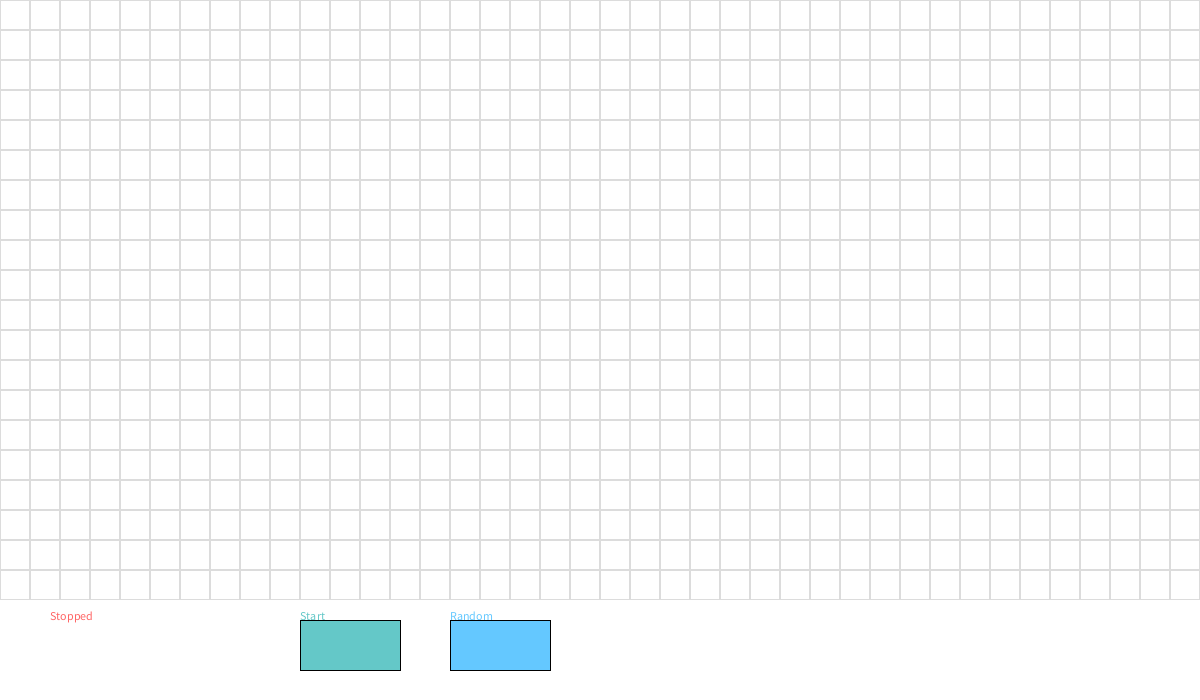
Frame 1 (no input)
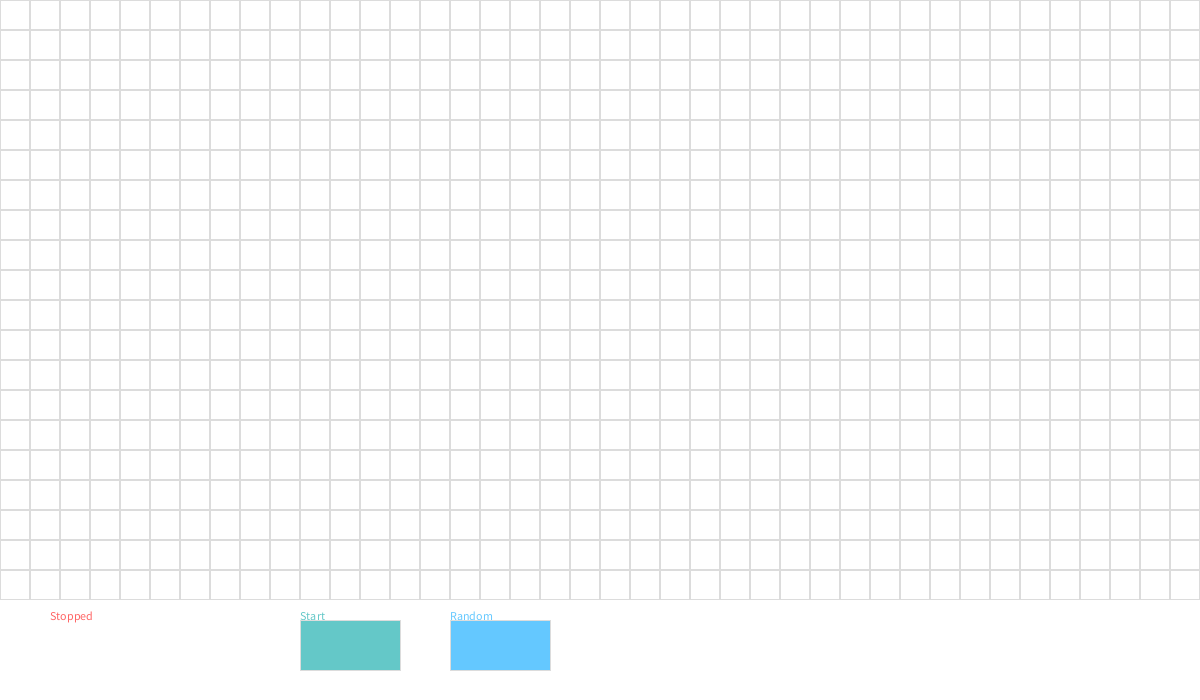
Frame 60 (the mouse pressed at the canvas centre just before this capture)
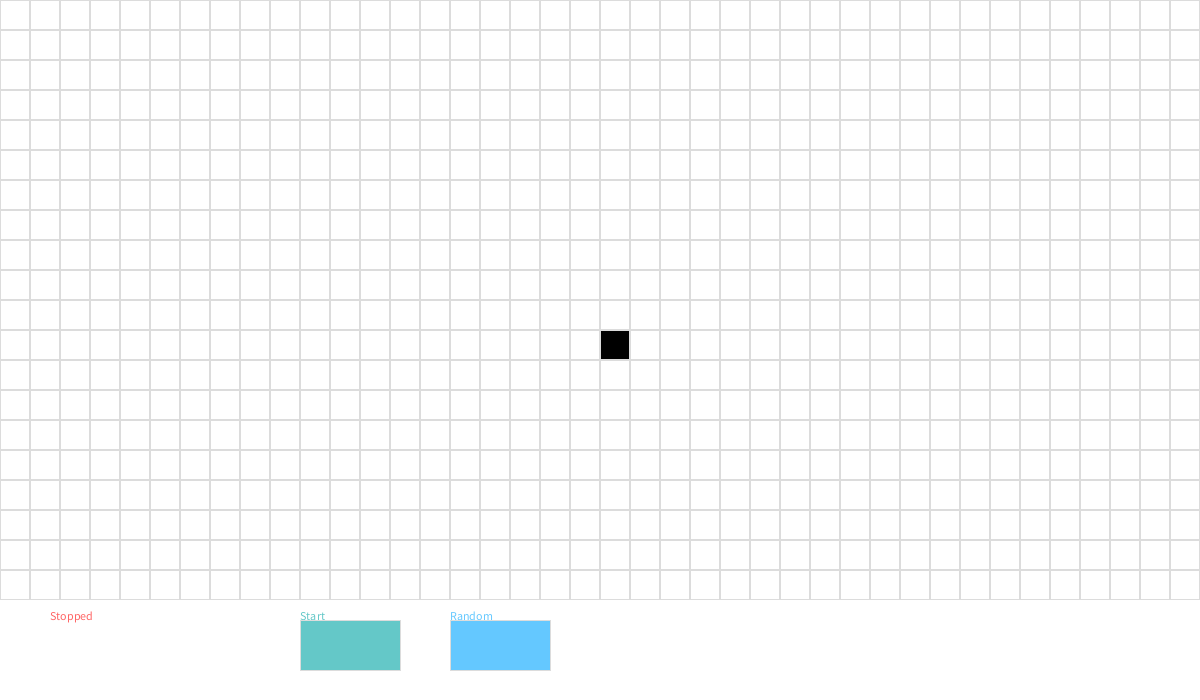
Frame 120 (the mouse held since frame 60 and released just before this capture)

The Processing sketch that drew these frames (run headless with seeded random() and noise(); from frame 60 on, the mouse is pressed at the canvas centre):

// Processing sketch: gol
// ── gol.pde
int w;
int columns;
int rows;
int[][] current;
int[][] next;

boolean isPlaying = false;

Button[] buttons = new Button[2];

void setup() {
  size(1200, 700);
  w = 30;

  // Calculate columns and rows
  columns = floor(width/w);
  rows = floor((height - 100) / w);
  
  current = new int[columns][rows];
  next = new int[columns][rows];
  
  buttons[0] = new Button(300, height - 80, 100, 50, color(100, 200, 200), "Start");
  buttons[1] = new Button(450, height - 80, 100, 50, color(100, 200, 255), "Random");
}

void draw() {
  background(255);
  
  if(isPlaying){
    
    generate();
    
    fill(0, 255, 200);
    text("Playing", 50, height - 80);
    
  }else{
    
    fill(255, 100, 100);
    text("Stopped", 50, height - 80);
  }
  
  for(Button b: buttons){
    b.renderShape();
  }
  
  // Render Current
  for(int i = 0; i < columns; i++) {
    for(int j = 0; j < rows; j++) {
      
      if(current[i][j] == 1){
        fill(0);
      }else{
        fill(255);
      }
       
      stroke(220);
      rect(i * w, j * w, w - 1, w - 1);
    }
  }

}

void mousePressed() {

  int x = mouseX;
  int y = mouseY;
  
  if(buttons[0].isClicked(x, y)){
    
    isPlaying = !isPlaying;
    
    if(isPlaying){
      
      buttons[0].bText = "Stop";
      
    }else{
      
      buttons[0].bText = "Start";
    }
    
    buttons[1].enable = !isPlaying;
    
  }else if(!isPlaying && buttons[1].isClicked(x, y)){
    
    randomCells();
    
  }else if(!isPlaying){
    
    int i = x / w;
    int j = y / w;
    
    if(current[i][j] == 1){
      
      current[i][j] = 0;
      
    }else{
      
      current[i][j] = 1;
    }
  }
}

void randomCells() {
  for (int i = 0; i < columns; i++) {
    for (int j = 0; j < rows; j++) {

      if (i == 0 || j == 0 || i == columns-1 || j == rows-1) current[i][j] = 0;

      else current[i][j] = floor(random(2));
      next[i][j] = 0;
    }
  }
}

void generate() {

  for (int x = 1; x < columns - 1; x++) {
    for (int y = 1; y < rows - 1; y++) {

      int neighbors = 0;
      for (int i = -1; i <= 1; i++) {
        for (int j = -1; j <= 1; j++) {
          neighbors += current[x+i][y+j];
        }
      }

      neighbors -= current[x][y];
      
      if(
        current[x][y] == 1 && (
          neighbors < 2 ||
          neighbors >  3
        )
      ){
        
        next[x][y] = 0;
        
      }else if(current[x][y] == 0 && neighbors == 3){
        
        next[x][y] = 1;
        
      }else{
        
        next[x][y] = current[x][y];
      }

    }
  }

  // Swap
  int[][] temp = current;
  current = next;
  next = temp;
}

// ── Button.pde
class Button{
  
  float xs;
  float ys;
  float w;
  float h;
  color c;
  String bText;
  boolean enable = true;
  
  Button(float xs, float ys, float w, float h, color c, String bText){
    this.xs = xs;
    this.ys = ys;
    this.w = w;
    this.h = h;
    this.c = c;
    this.bText = bText;
  }
  
  void renderShape(){
    
    if(enable){
      fill(c);
      text(this.bText, this.xs, this.ys);
      rect(this.xs, this.ys, this.w, this.h);
    }
  }
  
  boolean isClicked(float x, float y){
    
    if(!enable){
      
      return false;
      
    }else if(x < this.xs || x > this.xs + this.w || y < this.ys || y > this.ys + this.h){
      
      return false;
      
    }else{
      
      return true;
    }
  }
}
